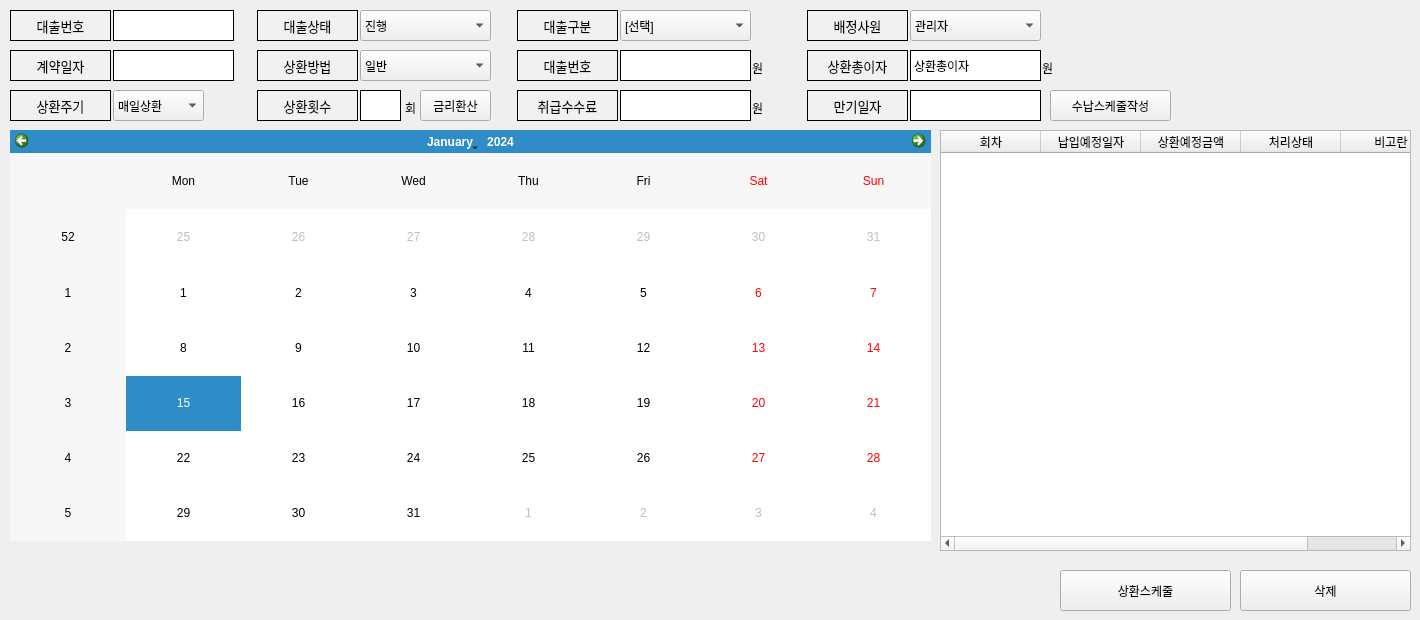
    <widget class="QWidget" name="tab">
     <attribute name="title">
      <string>대출정보</string>
     </attribute>
     <widget class="QTableWidget" name="tableWidget">
      <property name="geometry">
       <rect>
        <x>940</x>
        <y>130</y>
        <width>471</width>
        <height>421</height>
       </rect>
      </property>
      <column>
       <property name="text">
        <string>회차</string>
       </property>
      </column>
      <column>
       <property name="text">
        <string>납입예정일자</string>
       </property>
      </column>
      <column>
       <property name="text">
        <string>상환예정금액</string>
       </property>
      </column>
      <column>
       <property name="text">
        <string>처리상태</string>
       </property>
      </column>
      <column>
       <property name="text">
        <string>비고란</string>
       </property>
      </column>
     </widget>
     <widget class="QLabel" name="label_39">
      <property name="geometry">
       <rect>
        <x>910</x>
        <y>90</y>
        <width>131</width>
        <height>31</height>
       </rect>
      </property>
      <property name="styleSheet">
       <string notr="true">background-color:rgb(255, 255, 255)
</string>
      </property>
      <property name="frameShape">
       <enum>QFrame::Box</enum>
      </property>
      <property name="text">
       <string/>
      </property>
     </widget>
     <widget class="QLabel" name="label_38">
      <property name="geometry">
       <rect>
        <x>257</x>
        <y>90</y>
        <width>101</width>
        <height>31</height>
       </rect>
      </property>
      <property name="font">
       <font>
        <pointsize>10</pointsize>
       </font>
      </property>
      <property name="styleSheet">
       <string notr="true">background-color:rgb(241, 241, 241)</string>
      </property>
      <property name="frameShape">
       <enum>QFrame::Box</enum>
      </property>
      <property name="text">
       <string>상환횟수</string>
      </property>
      <property name="alignment">
       <set>Qt::AlignCenter</set>
      </property>
     </widget>
     <widget class="QLabel" name="label_40">
      <property name="geometry">
       <rect>
        <x>807</x>
        <y>90</y>
        <width>101</width>
        <height>31</height>
       </rect>
      </property>
      <property name="font">
       <font>
        <pointsize>10</pointsize>
       </font>
      </property>
      <property name="styleSheet">
       <string notr="true">background-color:rgb(241, 241, 241)</string>
      </property>
      <property name="frameShape">
       <enum>QFrame::Box</enum>
      </property>
      <property name="text">
       <string>만기일자</string>
      </property>
      <property name="alignment">
       <set>Qt::AlignCenter</set>
      </property>
     </widget>
     <widget class="QCalendarWidget" name="calendarWidget">
      <property name="geometry">
       <rect>
        <x>10</x>
        <y>130</y>
        <width>921</width>
        <height>411</height>
       </rect>
      </property>
     </widget>
     <widget class="QPushButton" name="pushButton_9">
      <property name="geometry">
       <rect>
        <x>420</x>
        <y>90</y>
        <width>71</width>
        <height>31</height>
       </rect>
      </property>
      <property name="text">
       <string>금리환산</string>
      </property>
     </widget>
     <widget class="QComboBox" name="comboBox_3">
      <property name="geometry">
       <rect>
        <x>620</x>
        <y>10</y>
        <width>131</width>
        <height>31</height>
       </rect>
      </property>
      <property name="layoutDirection">
       <enum>Qt::LeftToRight</enum>
      </property>
      <item>
       <property name="text">
        <string>[선택]</string>
       </property>
      </item>
     </widget>
     <widget class="QLabel" name="label_33">
      <property name="geometry">
       <rect>
        <x>807</x>
        <y>50</y>
        <width>101</width>
        <height>31</height>
       </rect>
      </property>
      <property name="font">
       <font>
        <pointsize>10</pointsize>
       </font>
      </property>
      <property name="styleSheet">
       <string notr="true">background-color:rgb(241, 241, 241)</string>
      </property>
      <property name="frameShape">
       <enum>QFrame::Box</enum>
      </property>
      <property name="text">
       <string>상환총이자</string>
      </property>
      <property name="alignment">
       <set>Qt::AlignCenter</set>
      </property>
     </widget>
     <widget class="QLabel" name="label_29">
      <property name="geometry">
       <rect>
        <x>620</x>
        <y>50</y>
        <width>131</width>
        <height>31</height>
       </rect>
      </property>
      <property name="styleSheet">
       <string notr="true">background-color:rgb(255, 255, 255)
</string>
      </property>
      <property name="frameShape">
       <enum>QFrame::Box</enum>
      </property>
      <property name="text">
       <string/>
      </property>
     </widget>
     <widget class="QLabel" name="label_32">
      <property name="geometry">
       <rect>
        <x>910</x>
        <y>50</y>
        <width>131</width>
        <height>31</height>
       </rect>
      </property>
      <property name="styleSheet">
       <string notr="true">background-color:rgb(255, 255, 255)
</string>
      </property>
      <property name="frameShape">
       <enum>QFrame::Box</enum>
      </property>
      <property name="text">
       <string>상환총이자</string>
      </property>
     </widget>
     <widget class="QPushButton" name="pushButton_13">
      <property name="geometry">
       <rect>
        <x>1240</x>
        <y>570</y>
        <width>171</width>
        <height>41</height>
       </rect>
      </property>
      <property name="text">
       <string>삭제</string>
      </property>
     </widget>
     <widget class="QComboBox" name="comboBox_5">
      <property name="geometry">
       <rect>
        <x>360</x>
        <y>50</y>
        <width>131</width>
        <height>31</height>
       </rect>
      </property>
      <property name="layoutDirection">
       <enum>Qt::LeftToRight</enum>
      </property>
      <item>
       <property name="text">
        <string>일반</string>
       </property>
      </item>
     </widget>
     <widget class="QLabel" name="label_37">
      <property name="geometry">
       <rect>
        <x>10</x>
        <y>90</y>
        <width>101</width>
        <height>31</height>
       </rect>
      </property>
      <property name="font">
       <font>
        <pointsize>10</pointsize>
       </font>
      </property>
      <property name="styleSheet">
       <string notr="true">background-color:rgb(241, 241, 241)</string>
      </property>
      <property name="frameShape">
       <enum>QFrame::Box</enum>
      </property>
      <property name="text">
       <string>상환주기</string>
      </property>
      <property name="alignment">
       <set>Qt::AlignCenter</set>
      </property>
     </widget>
     <widget class="QLabel" name="label_31">
      <property name="geometry">
       <rect>
        <x>517</x>
        <y>90</y>
        <width>101</width>
        <height>31</height>
       </rect>
      </property>
      <property name="font">
       <font>
        <pointsize>10</pointsize>
       </font>
      </property>
      <property name="styleSheet">
       <string notr="true">background-color:rgb(241, 241, 241)</string>
      </property>
      <property name="frameShape">
       <enum>QFrame::Box</enum>
      </property>
      <property name="text">
       <string>취급수수료</string>
      </property>
      <property name="alignment">
       <set>Qt::AlignCenter</set>
      </property>
     </widget>
     <widget class="QComboBox" name="comboBox_4">
      <property name="geometry">
       <rect>
        <x>910</x>
        <y>10</y>
        <width>131</width>
        <height>31</height>
       </rect>
      </property>
      <property name="layoutDirection">
       <enum>Qt::LeftToRight</enum>
      </property>
      <item>
       <property name="text">
        <string>관리자</string>
       </property>
      </item>
     </widget>
     <widget class="QComboBox" name="comboBox_2">
      <property name="geometry">
       <rect>
        <x>360</x>
        <y>10</y>
        <width>131</width>
        <height>31</height>
       </rect>
      </property>
      <property name="layoutDirection">
       <enum>Qt::LeftToRight</enum>
      </property>
      <item>
       <property name="text">
        <string>진행</string>
       </property>
      </item>
     </widget>
     <widget class="QLabel" name="label_24">
      <property name="geometry">
       <rect>
        <x>517</x>
        <y>50</y>
        <width>101</width>
        <height>31</height>
       </rect>
      </property>
      <property name="font">
       <font>
        <pointsize>10</pointsize>
       </font>
      </property>
      <property name="styleSheet">
       <string notr="true">background-color:rgb(241, 241, 241)</string>
      </property>
      <property name="frameShape">
       <enum>QFrame::Box</enum>
      </property>
      <property name="text">
       <string>대출번호</string>
      </property>
      <property name="alignment">
       <set>Qt::AlignCenter</set>
      </property>
     </widget>
     <widget class="QLabel" name="label_34">
      <property name="geometry">
       <rect>
        <x>113</x>
        <y>50</y>
        <width>121</width>
        <height>31</height>
       </rect>
      </property>
      <property name="styleSheet">
       <string notr="true">background-color:rgb(255, 255, 255)
</string>
      </property>
      <property name="frameShape">
       <enum>QFrame::Box</enum>
      </property>
      <property name="text">
       <string/>
      </property>
     </widget>
     <widget class="QPushButton" name="pushButton_10">
      <property name="geometry">
       <rect>
        <x>1050</x>
        <y>90</y>
        <width>121</width>
        <height>31</height>
       </rect>
      </property>
      <property name="text">
       <string>수납스케줄작성</string>
      </property>
     </widget>
     <widget class="QLabel" name="label_22">
      <property name="geometry">
       <rect>
        <x>10</x>
        <y>10</y>
        <width>101</width>
        <height>31</height>
       </rect>
      </property>
      <property name="font">
       <font>
        <pointsize>10</pointsize>
       </font>
      </property>
      <property name="styleSheet">
       <string notr="true">background-color:rgb(241, 241, 241)</string>
      </property>
      <property name="frameShape">
       <enum>QFrame::Box</enum>
      </property>
      <property name="text">
       <string>대출번호</string>
      </property>
      <property name="alignment">
       <set>Qt::AlignCenter</set>
      </property>
     </widget>
     <widget class="QLabel" name="label_23">
      <property name="geometry">
       <rect>
        <x>113</x>
        <y>10</y>
        <width>121</width>
        <height>31</height>
       </rect>
      </property>
      <property name="styleSheet">
       <string notr="true">background-color:rgb(255, 255, 255)
</string>
      </property>
      <property name="frameShape">
       <enum>QFrame::Box</enum>
      </property>
      <property name="text">
       <string/>
      </property>
     </widget>
     <widget class="QLabel" name="label_36">
      <property name="geometry">
       <rect>
        <x>360</x>
        <y>90</y>
        <width>41</width>
        <height>31</height>
       </rect>
      </property>
      <property name="styleSheet">
       <string notr="true">background-color:rgb(255, 255, 255)
</string>
      </property>
      <property name="frameShape">
       <enum>QFrame::Box</enum>
      </property>
      <property name="text">
       <string/>
      </property>
     </widget>
     <widget class="QLabel" name="label_41">
      <property name="geometry">
       <rect>
        <x>405</x>
        <y>100</y>
        <width>21</width>
        <height>16</height>
       </rect>
      </property>
      <property name="text">
       <string>회</string>
      </property>
     </widget>
     <widget class="QLabel" name="label_35">
      <property name="geometry">
       <rect>
        <x>10</x>
        <y>50</y>
        <width>101</width>
        <height>31</height>
       </rect>
      </property>
      <property name="font">
       <font>
        <pointsize>10</pointsize>
       </font>
      </property>
      <property name="styleSheet">
       <string notr="true">background-color:rgb(241, 241, 241)</string>
      </property>
      <property name="frameShape">
       <enum>QFrame::Box</enum>
      </property>
      <property name="text">
       <string>계약일자</string>
      </property>
      <property name="alignment">
       <set>Qt::AlignCenter</set>
      </property>
     </widget>
     <widget class="QLabel" name="label_42">
      <property name="geometry">
       <rect>
        <x>752</x>
        <y>60</y>
        <width>21</width>
        <height>16</height>
       </rect>
      </property>
      <property name="text">
       <string>원</string>
      </property>
     </widget>
     <widget class="QLabel" name="label_44">
      <property name="geometry">
       <rect>
        <x>1042</x>
        <y>60</y>
        <width>21</width>
        <height>16</height>
       </rect>
      </property>
      <property name="text">
       <string>원</string>
      </property>
     </widget>
     <widget class="QPushButton" name="pushButton_12">
      <property name="geometry">
       <rect>
        <x>1060</x>
        <y>570</y>
        <width>171</width>
        <height>41</height>
       </rect>
      </property>
      <property name="text">
       <string>상환스케줄</string>
      </property>
     </widget>
     <widget class="QLabel" name="label_28">
      <property name="geometry">
       <rect>
        <x>257</x>
        <y>50</y>
        <width>101</width>
        <height>31</height>
       </rect>
      </property>
      <property name="font">
       <font>
        <pointsize>10</pointsize>
       </font>
      </property>
      <property name="styleSheet">
       <string notr="true">background-color:rgb(241, 241, 241)</string>
      </property>
      <property name="frameShape">
       <enum>QFrame::Box</enum>
      </property>
      <property name="text">
       <string>상환방법</string>
      </property>
      <property name="alignment">
       <set>Qt::AlignCenter</set>
      </property>
     </widget>
     <widget class="QLabel" name="label_26">
      <property name="geometry">
       <rect>
        <x>517</x>
        <y>10</y>
        <width>101</width>
        <height>31</height>
       </rect>
      </property>
      <property name="font">
       <font>
        <pointsize>10</pointsize>
       </font>
      </property>
      <property name="styleSheet">
       <string notr="true">background-color:rgb(241, 241, 241)</string>
      </property>
      <property name="frameShape">
       <enum>QFrame::Box</enum>
      </property>
      <property name="text">
       <string>대출구분</string>
      </property>
      <property name="alignment">
       <set>Qt::AlignCenter</set>
      </property>
     </widget>
     <widget class="QLabel" name="label_30">
      <property name="geometry">
       <rect>
        <x>620</x>
        <y>90</y>
        <width>131</width>
        <height>31</height>
       </rect>
      </property>
      <property name="styleSheet">
       <string notr="true">background-color:rgb(255, 255, 255)
</string>
      </property>
      <property name="frameShape">
       <enum>QFrame::Box</enum>
      </property>
      <property name="text">
       <string/>
      </property>
     </widget>
     <widget class="QLabel" name="label_43">
      <property name="geometry">
       <rect>
        <x>752</x>
        <y>100</y>
        <width>21</width>
        <height>16</height>
       </rect>
      </property>
      <property name="text">
       <string>원</string>
      </property>
     </widget>
     <widget class="QComboBox" name="comboBox_6">
      <property name="geometry">
       <rect>
        <x>113</x>
        <y>90</y>
        <width>91</width>
        <height>31</height>
       </rect>
      </property>
      <property name="layoutDirection">
       <enum>Qt::LeftToRight</enum>
      </property>
      <item>
       <property name="text">
        <string>매일상환</string>
       </property>
      </item>
     </widget>
     <widget class="QLabel" name="label_25">
      <property name="geometry">
       <rect>
        <x>257</x>
        <y>10</y>
        <width>101</width>
        <height>31</height>
       </rect>
      </property>
      <property name="font">
       <font>
        <pointsize>10</pointsize>
       </font>
      </property>
      <property name="styleSheet">
       <string notr="true">background-color:rgb(241, 241, 241)</string>
      </property>
      <property name="frameShape">
       <enum>QFrame::Box</enum>
      </property>
      <property name="text">
       <string>대출상태</string>
      </property>
      <property name="alignment">
       <set>Qt::AlignCenter</set>
      </property>
     </widget>
     <widget class="QLabel" name="label_27">
      <property name="geometry">
       <rect>
        <x>807</x>
        <y>10</y>
        <width>101</width>
        <height>31</height>
       </rect>
      </property>
      <property name="font">
       <font>
        <pointsize>10</pointsize>
       </font>
      </property>
      <property name="styleSheet">
       <string notr="true">background-color:rgb(241, 241, 241)</string>
      </property>
      <property name="frameShape">
       <enum>QFrame::Box</enum>
      </property>
      <property name="text">
       <string>배정사원</string>
      </property>
      <property name="alignment">
       <set>Qt::AlignCenter</set>
      </property>
     </widget>
    </widget>
